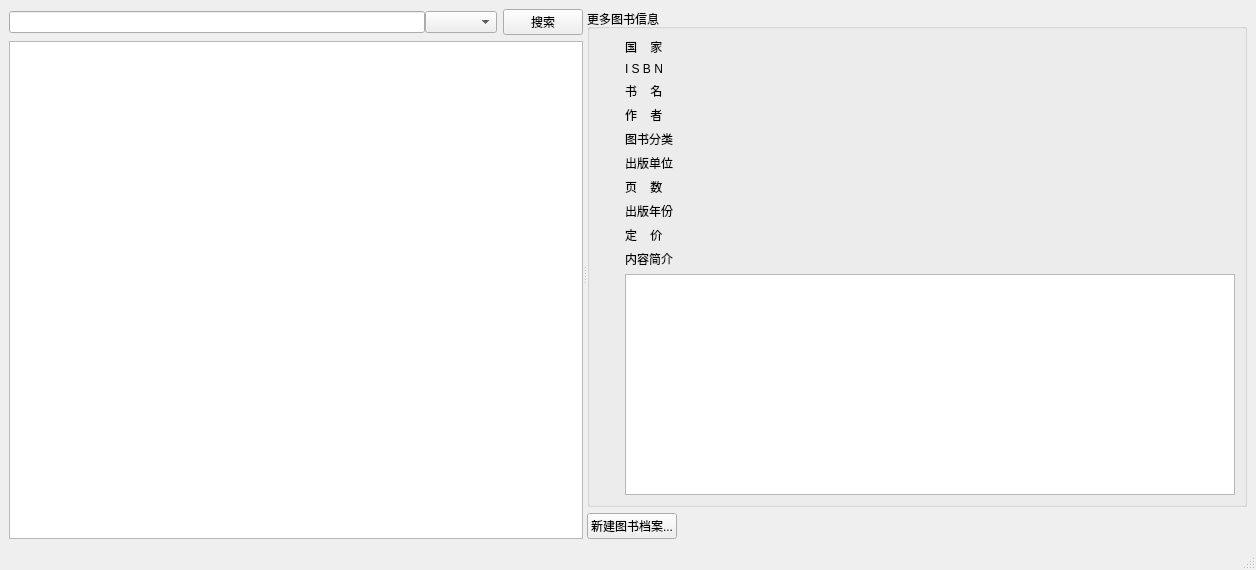
<?xml version="1.0" encoding="UTF-8"?>
<ui version="4.0">
 <class>MainWindow</class>
 <widget class="QMainWindow" name="MainWindow">
  <property name="geometry">
   <rect>
    <x>0</x>
    <y>0</y>
    <width>1256</width>
    <height>570</height>
   </rect>
  </property>
  <property name="windowTitle">
   <string>微信公众号：学点编程吧--极简图书管理Plus</string>
  </property>
  <property name="windowIcon">
   <iconset>
    <normaloff>res/logo.jpg</normaloff>res/logo.jpg</iconset>
  </property>
  <widget class="QWidget" name="centralWidget">
   <layout class="QVBoxLayout" name="verticalLayout_5">
    <item>
     <widget class="QSplitter" name="splitter">
      <property name="orientation">
       <enum>Qt::Horizontal</enum>
      </property>
      <property name="opaqueResize">
       <bool>false</bool>
      </property>
      <property name="childrenCollapsible">
       <bool>false</bool>
      </property>
      <widget class="QWidget" name="layoutWidget">
       <layout class="QVBoxLayout" name="verticalLayout_3">
        <item>
         <layout class="QHBoxLayout" name="horizontalLayout_12">
          <item>
           <layout class="QHBoxLayout" name="horizontalLayout_11">
            <property name="spacing">
             <number>0</number>
            </property>
            <item>
             <widget class="QLineEdit" name="lineEdit">
              <property name="focusPolicy">
               <enum>Qt::ClickFocus</enum>
              </property>
              <property name="clearButtonEnabled">
               <bool>true</bool>
              </property>
             </widget>
            </item>
            <item>
             <widget class="QComboBox" name="comboBox">
              <property name="focusPolicy">
               <enum>Qt::ClickFocus</enum>
              </property>
             </widget>
            </item>
           </layout>
          </item>
          <item>
           <widget class="QPushButton" name="pushButton_search">
            <property name="text">
             <string>搜索</string>
            </property>
           </widget>
          </item>
         </layout>
        </item>
        <item>
         <widget class="QTableView" name="tableView">
          <property name="statusTip">
           <string>双击表格修改数据</string>
          </property>
         </widget>
        </item>
       </layout>
      </widget>
      <widget class="QWidget" name="layoutWidget">
       <layout class="QVBoxLayout" name="verticalLayout_4">
        <item>
         <widget class="QGroupBox" name="groupBox">
          <property name="title">
           <string>更多图书信息</string>
          </property>
          <layout class="QHBoxLayout" name="horizontalLayout_13">
           <item>
            <layout class="QVBoxLayout" name="verticalLayout_2">
             <item>
              <spacer name="verticalSpacer">
               <property name="orientation">
                <enum>Qt::Vertical</enum>
               </property>
               <property name="sizeHint" stdset="0">
                <size>
                 <width>20</width>
                 <height>40</height>
                </size>
               </property>
              </spacer>
             </item>
             <item>
              <widget class="QLabel" name="label">
               <property name="text">
                <string/>
               </property>
               <property name="pixmap">
                <pixmap>res/book.png</pixmap>
               </property>
               <property name="scaledContents">
                <bool>true</bool>
               </property>
              </widget>
             </item>
             <item>
              <spacer name="verticalSpacer_2">
               <property name="orientation">
                <enum>Qt::Vertical</enum>
               </property>
               <property name="sizeHint" stdset="0">
                <size>
                 <width>20</width>
                 <height>40</height>
                </size>
               </property>
              </spacer>
             </item>
            </layout>
           </item>
           <item>
            <layout class="QVBoxLayout" name="verticalLayout">
             <item>
              <layout class="QHBoxLayout" name="horizontalLayout_9">
               <item>
                <widget class="QLabel" name="label_5">
                 <property name="text">
                  <string>国    家</string>
                 </property>
                </widget>
               </item>
               <item>
                <widget class="QLabel" name="label_country">
                 <property name="text">
                  <string/>
                 </property>
                </widget>
               </item>
              </layout>
             </item>
             <item>
              <layout class="QHBoxLayout" name="horizontalLayout">
               <item>
                <widget class="QLabel" name="label_2">
                 <property name="text">
                  <string>I S B N</string>
                 </property>
                </widget>
               </item>
               <item>
                <widget class="QLabel" name="label_isbn">
                 <property name="text">
                  <string/>
                 </property>
                </widget>
               </item>
              </layout>
             </item>
             <item>
              <layout class="QHBoxLayout" name="horizontalLayout_2">
               <item>
                <widget class="QLabel" name="label_15">
                 <property name="text">
                  <string>书    名</string>
                 </property>
                </widget>
               </item>
               <item>
                <widget class="QLabel" name="label_bookname">
                 <property name="text">
                  <string/>
                 </property>
                </widget>
               </item>
              </layout>
             </item>
             <item>
              <layout class="QHBoxLayout" name="horizontalLayout_3">
               <item>
                <widget class="QLabel" name="label_4">
                 <property name="text">
                  <string>作    者</string>
                 </property>
                </widget>
               </item>
               <item>
                <widget class="QLabel" name="label_author">
                 <property name="text">
                  <string/>
                 </property>
                </widget>
               </item>
              </layout>
             </item>
             <item>
              <layout class="QHBoxLayout" name="horizontalLayout_4">
               <item>
                <widget class="QLabel" name="label_3">
                 <property name="text">
                  <string>图书分类</string>
                 </property>
                </widget>
               </item>
               <item>
                <widget class="QLabel" name="label_classification">
                 <property name="text">
                  <string/>
                 </property>
                </widget>
               </item>
              </layout>
             </item>
             <item>
              <layout class="QHBoxLayout" name="horizontalLayout_5">
               <item>
                <widget class="QLabel" name="label_6">
                 <property name="text">
                  <string>出版单位</string>
                 </property>
                </widget>
               </item>
               <item>
                <widget class="QLabel" name="label_publisher">
                 <property name="text">
                  <string/>
                 </property>
                </widget>
               </item>
              </layout>
             </item>
             <item>
              <layout class="QHBoxLayout" name="horizontalLayout_6">
               <item>
                <widget class="QLabel" name="label_10">
                 <property name="text">
                  <string>页    数</string>
                 </property>
                </widget>
               </item>
               <item>
                <widget class="QLabel" name="label_pages">
                 <property name="text">
                  <string/>
                 </property>
                </widget>
               </item>
              </layout>
             </item>
             <item>
              <layout class="QHBoxLayout" name="horizontalLayout_7">
               <item>
                <widget class="QLabel" name="label_8">
                 <property name="text">
                  <string>出版年份</string>
                 </property>
                </widget>
               </item>
               <item>
                <widget class="QLabel" name="label_pubdate">
                 <property name="text">
                  <string/>
                 </property>
                </widget>
               </item>
              </layout>
             </item>
             <item>
              <layout class="QHBoxLayout" name="horizontalLayout_8">
               <item>
                <widget class="QLabel" name="label_12">
                 <property name="text">
                  <string>定    价</string>
                 </property>
                </widget>
               </item>
               <item>
                <widget class="QLabel" name="label_price">
                 <property name="text">
                  <string/>
                 </property>
                </widget>
               </item>
              </layout>
             </item>
             <item>
              <widget class="QLabel" name="label_14">
               <property name="text">
                <string>内容简介</string>
               </property>
              </widget>
             </item>
             <item>
              <widget class="QTextBrowser" name="textBrowser"/>
             </item>
            </layout>
           </item>
          </layout>
         </widget>
        </item>
        <item>
         <layout class="QHBoxLayout" name="horizontalLayout_10">
          <item>
           <widget class="QPushButton" name="pushButton_createbook">
            <property name="text">
             <string>新建图书档案...</string>
            </property>
           </widget>
          </item>
          <item>
           <spacer name="horizontalSpacer">
            <property name="orientation">
             <enum>Qt::Horizontal</enum>
            </property>
            <property name="sizeHint" stdset="0">
             <size>
              <width>40</width>
              <height>20</height>
             </size>
            </property>
           </spacer>
          </item>
         </layout>
        </item>
       </layout>
      </widget>
     </widget>
    </item>
   </layout>
  </widget>
  <widget class="QStatusBar" name="statusBar"/>
 </widget>
 <resources/>
 <connections/>
</ui>
